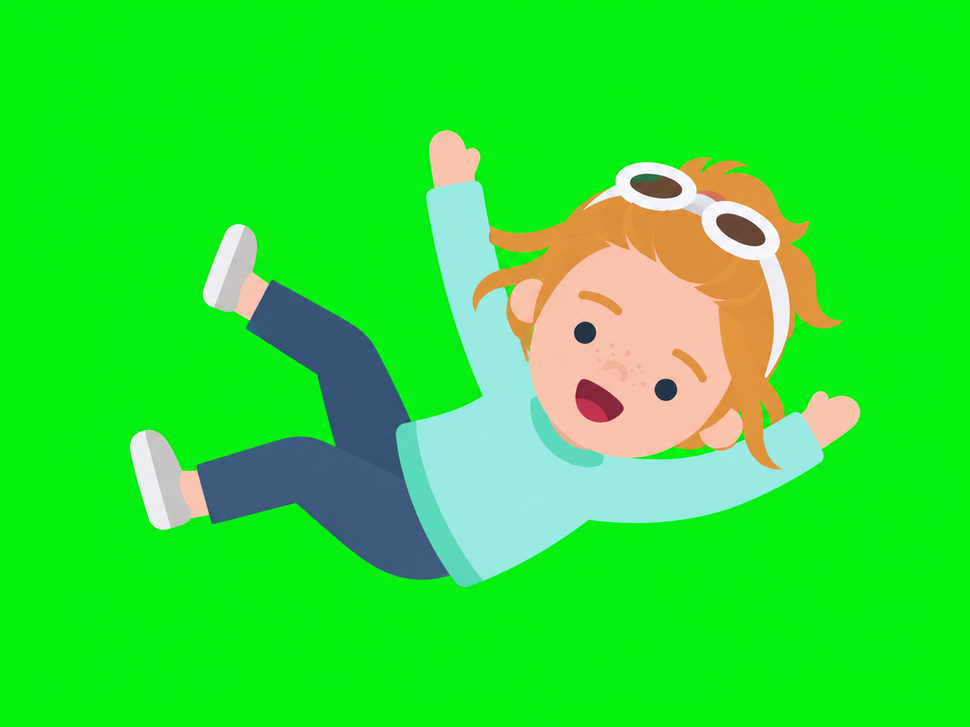
#> input picture Assets/Plummet/SkinDrop/Evie.png, 970 x 727 px, shrunk from 1448 x 1086 before the run
$ python strip_green.py ../Assets/Plummet/SkinDrop/Evie.png out.png
#> lines starting #> are read from the running program, lines starting #| are printed output that depends on the picture
#!/usr/bin/env python3
"""Remove a green-screen (chroma key) background from character art and
auto-trim the transparent border, producing a clean sprite PNG.

Usage:
    python3 Tools/strip_green.py input.png output.png
    python3 Tools/strip_green.py --dir Assets/Plummet/SkinDrop Assets/Plummet/Sprites/Game/skins

Tuning (optional):
    --tol N     colour distance tolerance for the key (default 110)
    --soft N    soft edge width in colour-distance units (default 40)
    --no-trim   keep the original canvas size instead of cropping to content

The key colour is auto-detected from the most common border pixel, so it
works for any flat green/blue screen, not just pure (0,255,0).
"""
import argparse
import os
import sys

try:
    from PIL import Image
except ImportError:  # pragma: no cover - dependency hint
    sys.exit("Pillow is required: pip install Pillow")


def detect_key(img):
    """Most common colour around the image border = the screen colour."""
    w, h = img.size
    px = img.load()
    counts = {}
    step = max(1, min(w, h) // 100)
    for x in range(0, w, step):
        for y in (0, h - 1):
            counts[px[x, y][:3]] = counts.get(px[x, y][:3], 0) + 1
    for y in range(0, h, step):
        for x in (0, w - 1):
            counts[px[x, y][:3]] = counts.get(px[x, y][:3], 0) + 1
    return max(counts, key=counts.get)


def strip(img, key, tol, soft):
    img = img.convert("RGBA")
    px = img.load()
    w, h = img.size
    kr, kg, kb = key
    tol2 = float(tol)
    span = max(1.0, float(soft))
    for y in range(h):
        for x in range(w):
            r, g, b, a = px[x, y]
            # Distance from the key colour.
            dist = ((r - kr) ** 2 + (g - kg) ** 2 + (b - kb) ** 2) ** 0.5
            if dist <= tol2:
                px[x, y] = (r, g, b, 0)
            elif dist <= tol2 + span:
                # Soft edge: fade alpha across the transition band.
                frac = (dist - tol2) / span
                px[x, y] = (r, g, b, int(round(a * frac)))
            # Despill: pull obvious green fringe back toward grey.
            elif g > r + 25 and g > b + 25:
                g2 = (r + b) // 2 + 10
                px[x, y] = (r, min(g, g2), b, a)
    return img


def trim(img):
    bbox = img.split()[-1].getbbox()
    return img.crop(bbox) if bbox else img


def process(src, dst, tol, soft, do_trim):
    img = Image.open(src)
    key = detect_key(img)
    out = strip(img, key, tol, soft)
    if do_trim:
        out = trim(out)
    os.makedirs(os.path.dirname(dst) or ".", exist_ok=True)
    out.save(dst)
    print(f"  {os.path.basename(src)} -> {dst}  (key={key}, size={out.size})")


def main():
    ap = argparse.ArgumentParser(description="Strip a green-screen background.")
    ap.add_argument("src")
    ap.add_argument("dst")
    ap.add_argument("--dir", action="store_true", help="treat src/dst as folders")
    ap.add_argument("--tol", type=int, default=110)
    ap.add_argument("--soft", type=int, default=40)
    ap.add_argument("--no-trim", action="store_true")
    args = ap.parse_args()

    do_trim = not args.no_trim
    if args.dir:
        for name in sorted(os.listdir(args.src)):
            if name.lower().endswith((".png", ".jpg", ".jpeg")):
                base = os.path.splitext(name)[0] + ".png"
                process(os.path.join(args.src, name),
                        os.path.join(args.dst, base), args.tol, args.soft, do_trim)
    else:
        process(args.src, args.dst, args.tol, args.soft, do_trim)
#> in process, img is the input picture: PIL image 970x727 RGB; mean R, G, B 44.9, 225.1, 50.6
#> after the loop in detect_key, `for x in range(0, w, step):`: counts = 55 items
#> after the loop in detect_key, `for y in range(0, h, step):`: counts = 95 items
#> in process, `key = detect_key(img)`: key = (5, 241, 15)
#> in strip, `kr, kg, kb = key`: kr = 5; kg = 241; kb = 15
#> in process, `out = strip(img, key, tol, soft)`:
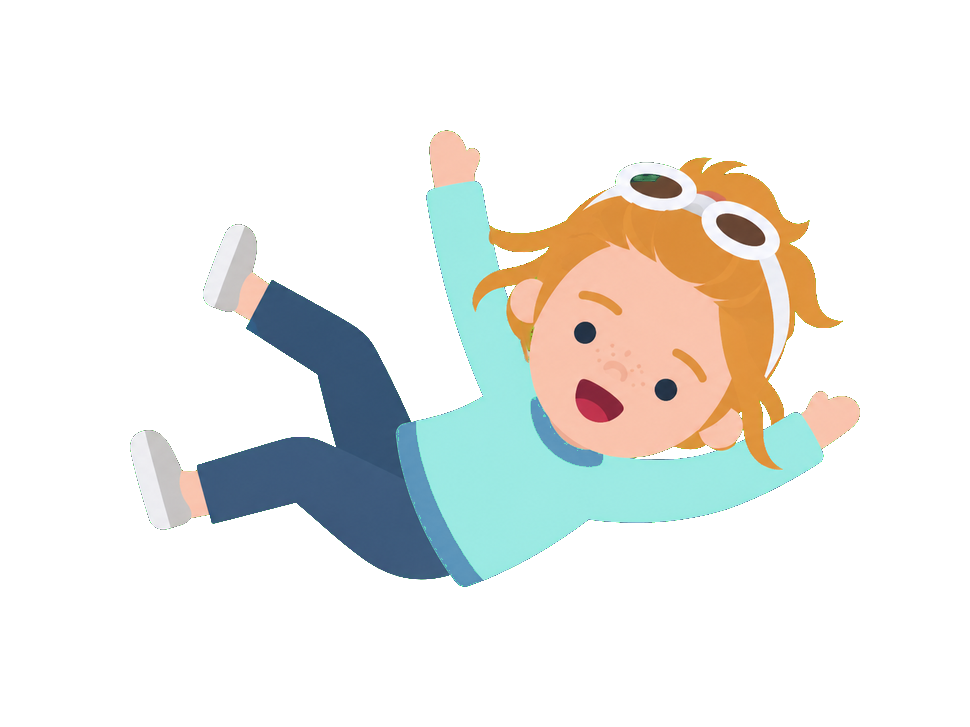
#> out: PIL image 970x727 RGBA; mean R, G, B, A 44.9, 224.5, 50.6, 60.7; transparent parts drawn white
#> in trim, `bbox = img.split()[-1].getbbox()`: bbox = (130, 130, 860, 587)
#> in trim, `return img.crop(bbox) if bbox else img`:
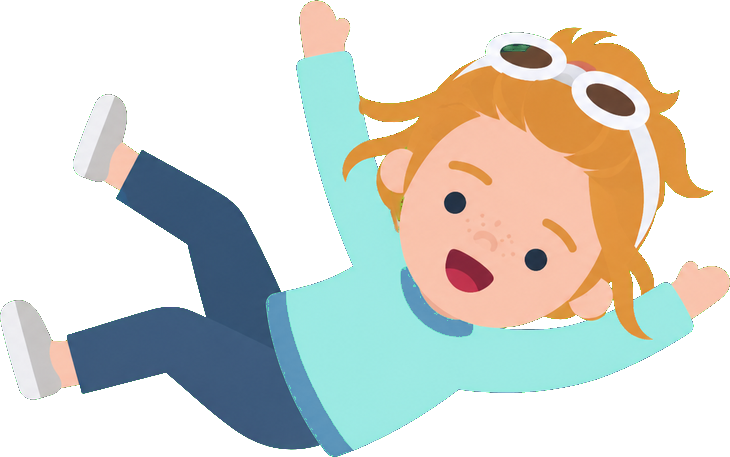
#> returned value: PIL image 730x457 RGBA; mean R, G, B, A 89.3, 207, 88.9, 128.2; transparent parts drawn white
#|   Evie.png -> out.png  (key=(5, 241, 15), size=(730, 457))


if __name__ == "__main__":
    main()
